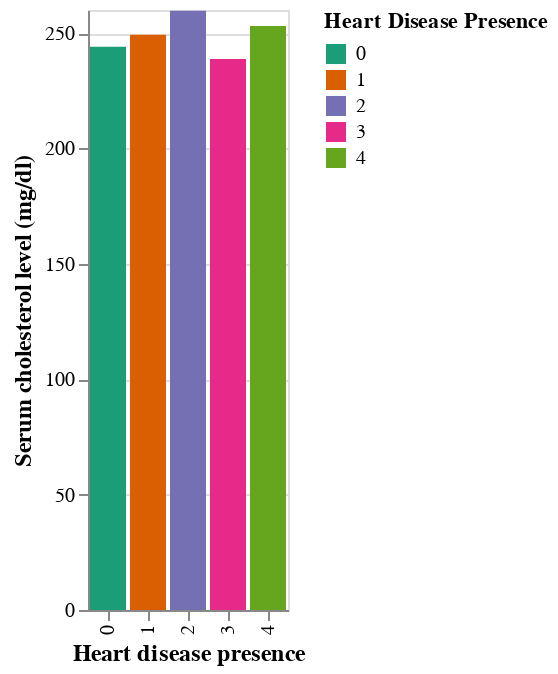

Notebook cell for this chart:
### Code cell
hdp_vs_chol = (
    alt.Chart(hd_mean2_)
    .mark_bar()
    .encode(
        x=alt.X("heart_disease_presence", title="Heart disease presence"),
        y=alt.Y("chol mean", title="Serum cholesterol level (mg/dl)"),
        color=alt.Color("heart_disease_presence", title="Heart Disease Presence", scale=alt.Scale(scheme='dark2'))
    )
).configure_axis(titleFontSize=12)
hdp_vs_chol

### Figure 1 — Vega-Lite specification as saved in the notebook (floating-point values rounded to 4 significant figures)
{"config": {"view": {"continuousWidth": 400, "continuousHeight": 300}, "axis": {"titleFontSize": 12}}, "data": {"name": "data-3c3d1ca28209cd090bb2bdd17d74e794"}, "mark": "bar", "encoding": {"color": {"field": "heart_disease_presence", "scale": {"scheme": "dark2"}, "title": "Heart Disease Presence", "type": "nominal"}, "x": {"field": "heart_disease_presence", "title": "Heart disease presence", "type": "nominal"}, "y": {"field": "chol mean", "title": "Serum cholesterol level (mg/dl)", "type": "quantitative"}}, "$schema": "https://vega.github.io/schema/vega-lite/v4.17.0.json", "datasets": {"data-3c3d1ca28209cd090bb2bdd17d74e794": [{"heart_disease_presence": 0, "trestbps(systolic) mean": 129.5, "chol mean": 244.1, "max_heart_rate mean": 158.9}, {"heart_disease_presence": "1", "trestbps(systolic) mean": 132.8, "chol mean": 249.3, "max_heart_rate mean": 145.9}, {"heart_disease_presence": "2", "trestbps(systolic) mean": 131.7, "chol mean": 259.7, "max_heart_rate mean": 135.4}, {"heart_disease_presence": "3", "trestbps(systolic) mean": 133.7, "chol mean": 238.8, "max_heart_rate mean": 134.1}, {"heart_disease_presence": "4", "trestbps(systolic) mean": 136.9, "chol mean": 253.1, "max_heart_rate mean": 139.4}]}}
